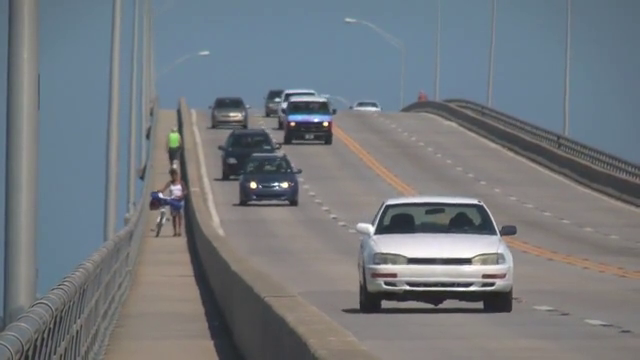
#> input picture frame 91 of slow_traffic_small.mp4, 640 x 360 px
$ jupyter execute lucas_kanade.ipynb
#> lines starting #> are read from the running program, lines starting #| are printed output that depends on the picture
### optical_flow/lukas_kanade.py
import numpy as np
from scipy.optimize import least_squares
from scipy.interpolate import RectBivariateSpline
import cv2 as cv
from PIL import Image


class LucasKanade:
    # [261 lines left out: functions __init__, find_tracks_in_target_image, find_min_p, costfunction, get_initial_feature_detections, resize_windows and 4 more, not called in this run]


### optical_flow/lucas_kanade.ipynb
[cell 1]
import importlib
import numpy as np
import cv2 as cv
from PIL import Image
import lk_util
import lukas_kanade
import yaml
import time

importlib.reload(lk_util)
importlib.reload(lukas_kanade)

[cell 2]
# -- Import video frames

cap = cv.VideoCapture('https://www.bogotobogo.com/python/OpenCV_Python/images/mean_shift_tracking/slow_traffic_small.mp4')

[cell 3]
# Take first frame
ret, old_frame = cap.read()
#> old_frame is the input picture: shape (360, 640, 3); mean B, G, R 126.6, 121.2, 115.7
target_image = cv.cvtColor(old_frame, cv.COLOR_BGR2GRAY)
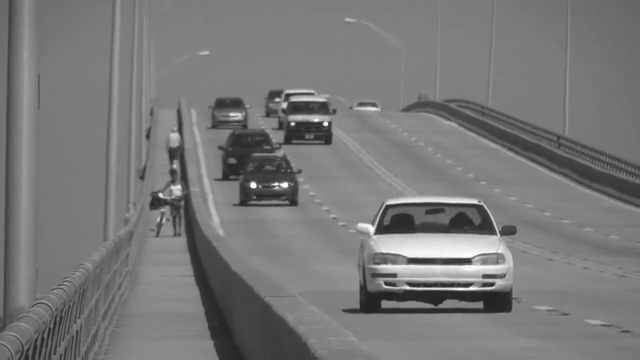
#> target_image: shape (360, 640); min 30, max 255, mean 120.1

# [10 lines of commented-out code are left out]
fast = cv.FastFeatureDetector_create(threshold=100)
initial_feature_detections = fast.detect(target_image, None)
#> initial_feature_detections = 15 keypoints; strongest (x, y, size): (254, 187, 7), (324, 124, 7), (326, 124, 7), (292, 124, 7)
initial_feature_detections = np.array([p.pt for p in initial_feature_detections])
#> initial_feature_detections = 15 rows, first 8: [292, 124], [324, 124], [326, 124], [252, 183], [276, 183], [285, 183], [273, 184], [251, 185]

print(initial_feature_detections)
#> (printed output is left out)

[cell 4]
# Initialize LucasKanade with configuration
with open('config.yaml', 'r') as f:
    config = yaml.safe_load(f)

lk = lukas_kanade.LucasKanade(config)
lk.target_image = target_image
lk.get_initial_feature_detections(initial_feature_detections)

time_recodring = []

while(True):

    if lk.i_frame >= lk.n_frames -1:
        break

    ret, frame = cap.read()
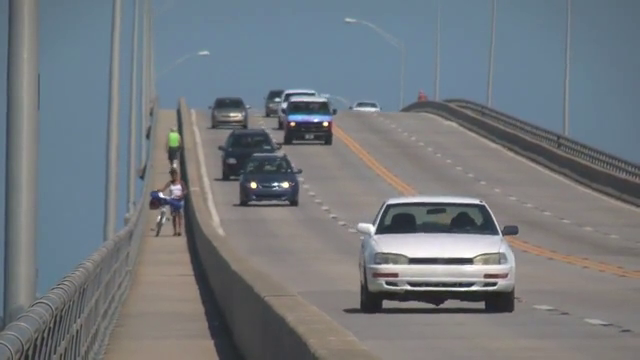
#> input picture frame 92 of slow_traffic_small.mp4, 640 x 360 px
#> frame is the input picture: shape (360, 640, 3); mean B, G, R 126.3, 121.1, 115.4

    start_time = time.perf_counter()
    lk.find_tracks_in_target_image(frame)
#> the loop in find_tracks_in_target_image, `for i_track, track in enumerate(self.tracks[self.i_frame - 1]):  ` made 2 passes
#> pass 1, in resize_windows, `search_window = original_image[win_ymin:win_ymax, win_xmin:win_xmax]`:
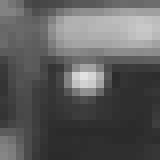
#> search_window: shape (20, 20) (shown 8 times larger); min 42, max 226, mean 92.4
#> pass 2, in resize_windows (call 9), `search_window = original_image[win_ymin:win_ymax, win_xmin:win_xmax]`:
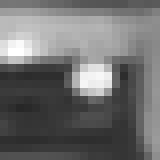
#> search_window: shape (20, 20) (shown 8 times larger); min 39, max 255, mean 110.7
    end_time = time.perf_counter()

    elapsed_time_ms = (end_time - start_time) * 1000
    time_recodring.append(elapsed_time_ms)

    if lk.show_and_save_tracks == True:
        lk.show_and_save_tracked_features()
#> the loop in show_and_save_tracked_features, `for i, track in enumerate(self.tracks[self.i_frame]):` made 2 passes
#> (key Esc is pressed here)

time_recodring = np.array(time_recodring)
average_time = np.average(time_recodring)
print(f"Over {lk.i_frame}s, it took {average_time} milliseconds on avarage to track {lk.n_features} features.")

[cell 5]
lk.compare_tracks_to_ground_truth()

cv.waitKey()
cv.destroyAllWindows()

$ run again, starting later in the video
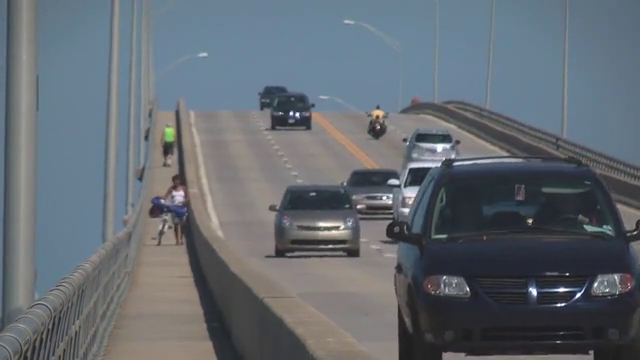
#> input picture frame 411 of slow_traffic_small.mp4, 640 x 360 px
#> old_frame is the input picture: shape (360, 640, 3); mean B, G, R 113.8, 106.6, 99.3
#> `initial_feature_detections = fast.detect(target_image, None)`: initial_feature_detections = 26 keypoints; strongest (x, y, size): (567, 274, 7), (290, 113, 7), (297, 113, 7), (444, 277, 7)
#> `initial_feature_detections = np.array([p.pt for p in initial_feature_d..`: initial_feature_detections = 26 pairs, first value 282 to 635, second value 113 to 305
#> (printed output is left out)
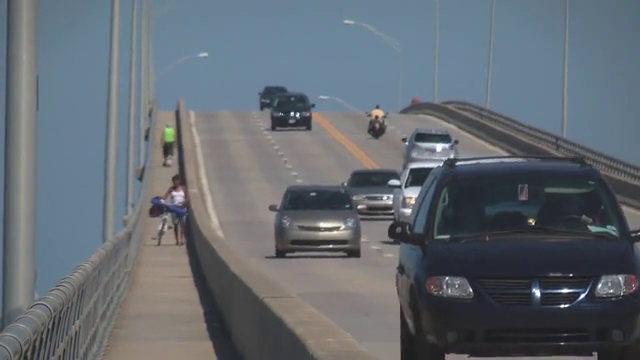
#> input picture frame 412 of slow_traffic_small.mp4, 640 x 360 px
#> frame is the input picture: shape (360, 640, 3); mean B, G, R 113.7, 106.5, 99.2
#> the loop in find_tracks_in_target_image, `for i_track, track in enumerate(self.tracks[self.i_frame - 1]):  ` made 2 passes
#> pass 2, in resize_windows (call 10), `search_window = original_image[win_ymin:win_ymax, win_xmin:win_xmax]`:
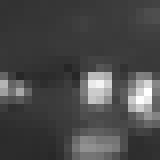
#> search_window: shape (20, 20) (shown 8 times larger); min 38, max 255, mean 73.3
#> the loop in show_and_save_tracked_features, `for i, track in enumerate(self.tracks[self.i_frame]):` made 2 passes

$ run again, starting later in the video
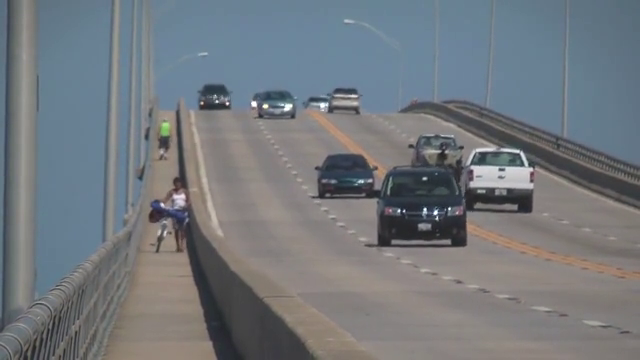
#> input picture frame 731 of slow_traffic_small.mp4, 640 x 360 px
#> old_frame is the input picture: shape (360, 640, 3); mean B, G, R 125.5, 120.3, 115.1
#> `initial_feature_detections = fast.detect(target_image, None)`: initial_feature_detections = 24 keypoints; strongest (x, y, size): (425, 209, 7), (449, 208, 7), (227, 103, 7), (399, 210, 7)
#> `initial_feature_detections = np.array([p.pt for p in initial_feature_d..`: initial_feature_detections = 24 rows, first 8: [215, 95], [217, 101], [252, 102], [255, 102], [202, 103], [227, 103], [327, 103], [255, 105]
#> (printed output is left out)
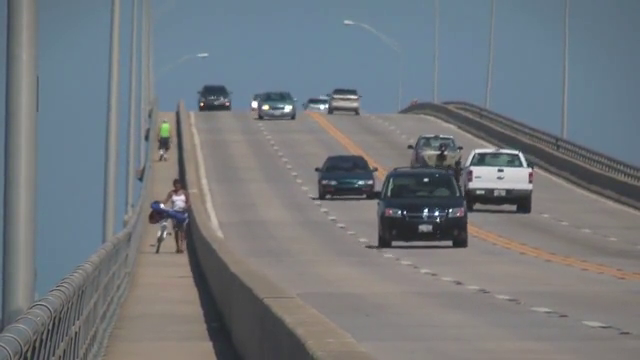
#> input picture frame 732 of slow_traffic_small.mp4, 640 x 360 px
#> frame is the input picture: shape (360, 640, 3); mean B, G, R 125.3, 120.4, 114.9
#> the loop in find_tracks_in_target_image, `for i_track, track in enumerate(self.tracks[self.i_frame - 1]):  ` made 2 passes
#> pass 2, in resize_windows (call 10), `search_window = original_image[win_ymin:win_ymax, win_xmin:win_xmax]`:
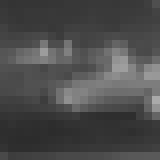
#> search_window: shape (20, 20) (shown 8 times larger); min 44, max 170, mean 75.6
#> the loop in show_and_save_tracked_features, `for i, track in enumerate(self.tracks[self.i_frame]):` made 2 passes
